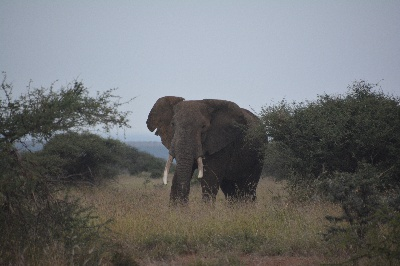
#> input picture checkerboard/DSC_0006.JPG, 400 x 266 px
$ python best_focus.py ../checkerboard
#> lines starting #> are read from the running program, lines starting #| are printed output that depends on the picture
"""
    Jacob Kaplan
    best_focus.py

    Given a series of images (all in one folder) taken of the
    same scene, determine which image is focused the best.

                       ,@@@@@@@,
               ,,,.   ,@@@@@@/@@,  .oo8888o.
            ,&%%&%&&%,@@@@@/@@@@@@,8888\88/8o
           ,%&\%&&%&&%,@@@\@@@/@@@88\88888/88'
           %&&%&%&/%&&%@@\@@/ /@@@88888\88888'
           %&&%/ %&%%&&@@\ V /@@' `88\8 `/88'
           `&%\ ` /%&'    |.|        \ '|8'
               |o|        | |         | |
               |.|        | |         | |
            \\/ ._\//_/__/  ,\_//__\\/.  \_//__/_
"""

import sys
import cv2 as cv
import numpy as np
from os import listdir

def findImages(directory):
    """
    Take in directory of images, open directory, read in each image,
    add to list of images and names, return list of images and image names
    """
#> called with directory = '../checkerboard'
    images = list()
    names = list()
    for fil in listdir(directory):
        if fil.lower().endswith('.jpg'):
            try:
                img = cv.imread(directory + "/" + fil, 0)
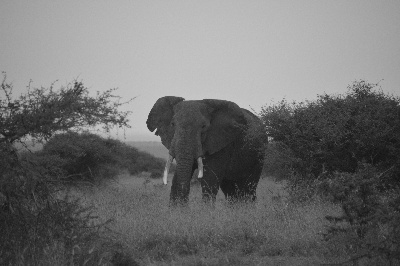
#> img: shape (266, 400); min 16, max 203, mean 111.1
            except cv.error:
                print("{} malformed!".format(fil))
                sys.exit()
            images.append(img)
            names.append(fil)
#> pass 2 of the loop in findImages, `for fil in listdir(directory):`:
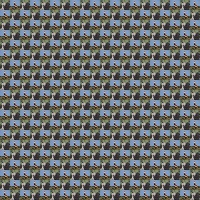
#> input picture checkerboard/outImg.jpg, 200 x 200 px
#> in findImages, `img = cv.imread(directory + "/" + fil, 0)`:
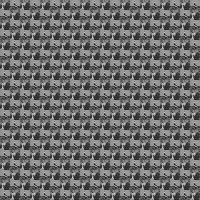
#> img: shape (200, 200); min 20, max 216, mean 108.4
    return images, names

def getGradientMag(image):
    """
    Take in an image
    Calculate Sobel derivatives in the x and y directions
    Get magnitude of gradient of entire image
    Return magnitude
    """
    sobelX = cv.Sobel(image,cv.CV_64F,1,0)
    sobelY = cv.Sobel(image,cv.CV_64F,0,1)
    M,N = image.shape
    gradientMag = np.sum(sobelX**2 + sobelY**2) / (M*N)
    return gradientMag

def outGradients(imgGrads):
    """
    Take in list of stats of each image (name, gradient)
    Output stats of each image
    Output best focused image (largest gradient)
    """
    largestGrad = imgGrads[0]
    for inf in imgGrads:
        if inf[1] > largestGrad[1]:
            largestGrad = inf
        print("{}: {:.2f}".format(inf[0], inf[1]))
    print("Image {} is best focused.".format(largestGrad[0]))

if __name__ == "__main__":
    """
    Handle command line arguments
    """
    if len(sys.argv) != 2:
        print("Usage: {} imageDirectory".format(sys.argv[0]))
        sys.exit()
    else:
        directory = sys.argv[1]

    try:
        images, names = findImages(directory)
#> images = 2 items; names = ['DSC_0006.JPG', 'outImg.jpg']
    except FileNotFoundError:
        print("Directory does not exist!")
        sys.exit()

    """
    Get magnitudes of each image, put in list, output stats
    """
    imgGradients = list()
    for i in range(len(images)):
        grad = getGradientMag(images[i])
        imgGradients.append((names[i],grad))
#> this loop made 2 passes
#> (M in getGradientMag, N in getGradientMag, gradientMag in getGradientMag, grad) on passes 1 to 2: (266, 400, 3932.9, 3932.9), (200, 200, 54996.7, 54996.7)
#> pass 1, in getGradientMag, `sobelX = cv.Sobel(image,cv.CV_64F,1,0)`:
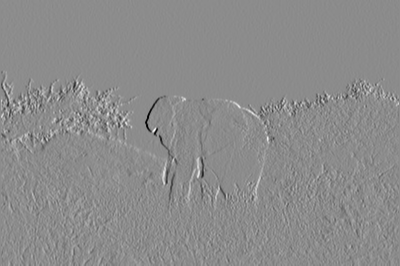
#> sobelX: shape (266, 400) float64; min -569, max 467, mean -0.1; drawn with min black and max white
#> pass 1, in getGradientMag, `sobelY = cv.Sobel(image,cv.CV_64F,0,1)`:
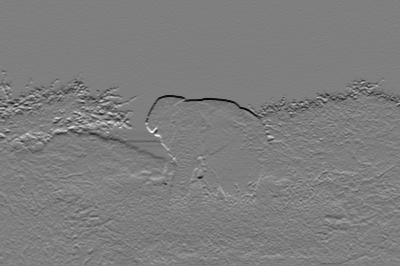
#> sobelY: shape (266, 400) float64; min -511, max 516, mean -3.1; drawn with min black and max white
#> pass 2, in getGradientMag (call 2), `sobelX = cv.Sobel(image,cv.CV_64F,1,0)`:
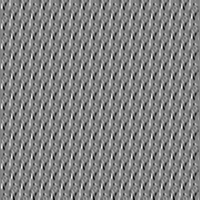
#> sobelX: shape (200, 200) float64; min -577, max 550, mean -0.4; drawn with min black and max white
#> pass 2, in getGradientMag (call 2), `sobelY = cv.Sobel(image,cv.CV_64F,0,1)`:
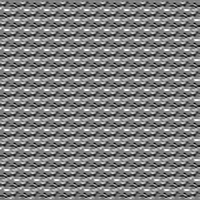
#> sobelY: shape (200, 200) float64; min -439, max 446, mean -1.7; drawn with min black and max white
#> after the loop, imgGradients = [('DSC_0006.JPG', 3932.9), ('outImg.jpg', 54996.7)]
    outGradients(sorted(imgGradients))
